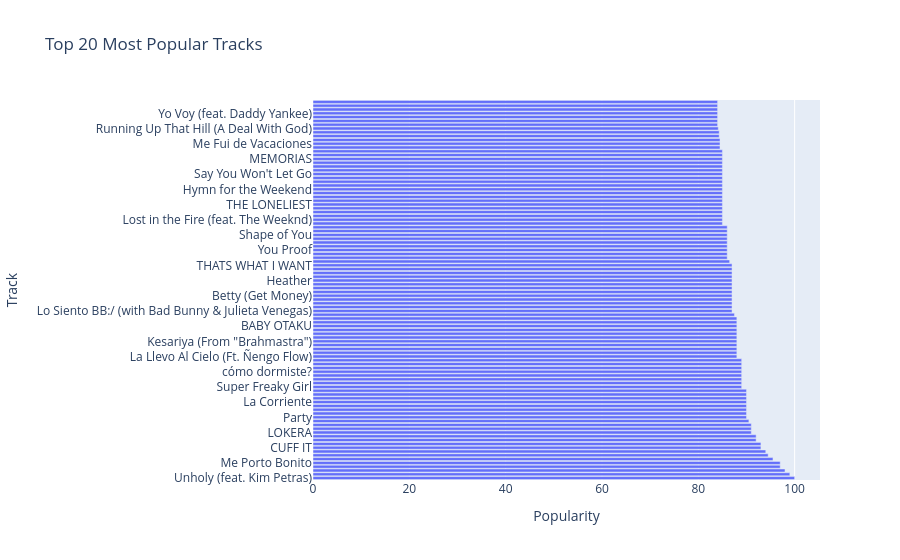

The cell this chart's notebook holds for it:
### Code cell
popularity = (
    df.groupby('track_name')['popularity']
    .mean()
    .sort_values(ascending=False)
    .head(100)
)

fig = px.bar(
    x=popularity.values,
    y=popularity.index,
    labels={'x': 'Popularity', 'y': 'Track'},
    title='Top 20 Most Popular Tracks'
)

fig.show()

### Figure 1 — Plotly figure (JSON) as saved in the notebook; plotly's stock layout.template omitted (floating-point values rounded to 4 significant figures)
{"data": [{"hovertemplate": "Popularity=%{x}<br>Track=%{y}<extra></extra>", "legendgroup": "", "marker": {"color": "#636efa", "pattern": {"shape": ""}}, "name": "", "orientation": "h", "showlegend": false, "textposition": "auto", "type": "bar", "x": [100.0, 99.0, 98.0, 97.0, 97.0, 95.5, 94.5, 94.0, 93.0, 93.0, 92.0, 92.0, 91.0, 91.0, 91.0, 90.5, 90.0, 90.0, 90.0, 90.0, 90.0, 90.0, 90.0, 90.0, 89.0, 89.0, 89.0, 89.0, 89.0, 89.0, 89.0, 89.0, 88.0, 88.0, 88.0, 88.0, 88.0, 88.0, 88.0, 88.0, 88.0, 88.0, 88.0, 87.5, 87.0, 87.0, 87.0, 87.0, 87.0, 87.0, 87.0, 87.0, 87.0, 87.0, 87.0, 87.0, 87.0, 86.5, 86.0, 86.0, 86.0, 86.0, 86.0, 86.0, 86.0, 86.0, 86.0, 85.0, 85.0, 85.0, 85.0, 85.0, 85.0, 85.0, 85.0, 85.0, 85.0, 85.0, 85.0, 85.0, 85.0, 85.0, 85.0, 85.0, 85.0, 85.0, 85.0, 84.5, 84.5, 84.5, 84.33, 84.33, 84.14, 84.0, 84.0, 84.0, 84.0, 84.0, 84.0, 84.0], "xaxis": "x", "y": ["Unholy (feat. Kim Petras)", "Quevedo: Bzrp Music Sessions, Vol. 52", "La Bachata", "Tití Me Preguntó", "Me Porto Bonito", "Efecto", "Ojitos Lindos", "Moscow Mule", "CUFF IT", "Neverita", "Calm Down (with Selena Gomez)", "I Wanna Be Yours", "LOKERA", "Tarot", "Jimmy Cooks (feat. 21 Savage)", "Caile", "Party", "I Was Never There", "Te Felicito", "Vegas (From the Original Motion Picture Soundtrack ELVIS)", "La Corriente", "Sex, Drugs, Etc.", "STAR WALKIN' (League of Legends Worlds Anthem)", "Dandelions", "Super Freaky Girl", "lovely (with Khalid)", "One Kiss (with Dua Lipa)", "Call Out My Name", "cómo dormiste?", "LA INOCENTE", "Gangsta's Paradise", "WAIT FOR U (feat. Drake & Tems)", "La Llevo Al Cielo (Ft. Ñengo Flow)", "Night Changes", "505", "No Role Modelz", "Kesariya (From \"Brahmastra\")", "Evergreen (You Didn’t Deserve Me At All)", "After LIKE", "Don’t Blame Me", "BABY OTAKU", "Die For You", "traitor", "STAY (with Justin Bieber)", "Lo Siento BB:/ (with Bad Bunny & Julieta Venegas)", "Locked out of Heaven", "Daddy Issues", "The Real Slim Shady", "Betty (Get Money)", "Yonaguni", "Un Ratito", "deja vu", "Heather", "Un Coco", "Bad Decisions (with BTS & Snoop Dogg)", "Belly Dancer", "THATS WHAT I WANT", "Dos Mil 16", "Till I Collapse", "Talk that Talk", "You Proof", "happier", "Peaches (feat. Daniel Caesar & Giveon)", "Andrea", "Shape of You", "Softcore", "august", "Running Up That Hill (A Deal With God) - 2018 Remaster", "Lost in the Fire (feat. The Weeknd)", "Clean White Noise - Loopable with no fade", "Bored", "LOVE DIVE", "THE LONELIEST", "Pink + White", "Yo No Soy Celoso", "Everybody Dies In Their Nightmares", "Hymn for the Weekend", "Bad Memories (feat. Elley Duhé & FAST BOY)", "PUNTO 40", "Los Cachos", "Say You Won't Let Go", "Leave Before You Love Me (with Jonas Brothers)", "positions", "Words (feat. Zara Larsson)", "MEMORIAS", "Yet To Come", "Otro Atardecer", "Bam Bam (feat. Ed Sheeran)", "Me Fui de Vacaciones", "Highway to Hell", "Another Love", "INDUSTRY BABY (feat. Jack Harlow)", "Running Up That Hill (A Deal With God)", "I'm Still Standing", "Need to Know", "Still D.R.E.", "Yo Voy (feat. Daddy Yankee)", "Aguacero", "Hotel California - 2013 Remaster", "Hips Don't Lie (feat. Wyclef Jean)"], "yaxis": "y"}], "layout": {"barmode": "relative", "legend": {"tracegroupgap": 0}, "title": {"text": "Top 20 Most Popular Tracks"}, "xaxis": {"anchor": "y", "domain": [0, 1], "title": {"text": "Popularity"}}, "yaxis": {"anchor": "x", "domain": [0, 1], "title": {"text": "Track"}}}}
